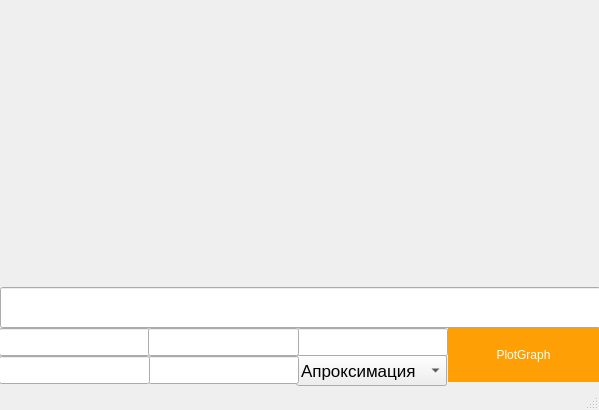
<?xml version="1.0" encoding="UTF-8"?>
<ui version="4.0">
 <class>GraphView</class>
 <widget class="QMainWindow" name="GraphView">
  <property name="geometry">
   <rect>
    <x>0</x>
    <y>0</y>
    <width>599</width>
    <height>410</height>
   </rect>
  </property>
  <property name="sizePolicy">
   <sizepolicy hsizetype="Fixed" vsizetype="Fixed">
    <horstretch>0</horstretch>
    <verstretch>0</verstretch>
   </sizepolicy>
  </property>
  <property name="minimumSize">
   <size>
    <width>599</width>
    <height>410</height>
   </size>
  </property>
  <property name="maximumSize">
   <size>
    <width>599</width>
    <height>410</height>
   </size>
  </property>
  <property name="windowTitle">
   <string>MainWindow</string>
  </property>
  <widget class="QWidget" name="centralwidget">
   <widget class="QComboBox" name="comboBox_2">
    <property name="geometry">
     <rect>
      <x>296</x>
      <y>355</y>
      <width>151</width>
      <height>31</height>
     </rect>
    </property>
    <property name="maximumSize">
     <size>
      <width>160</width>
      <height>16777215</height>
     </size>
    </property>
    <property name="font">
     <font>
      <pointsize>13</pointsize>
     </font>
    </property>
    <property name="toolTip">
     <string>&lt;html&gt;&lt;head/&gt;&lt;body&gt;&lt;p&gt;способотображения точек на графике&lt;/p&gt;&lt;/body&gt;&lt;/html&gt;</string>
    </property>
    <property name="styleSheet">
     <string notr="true"/>
    </property>
    <property name="iconSize">
     <size>
      <width>16</width>
      <height>30</height>
     </size>
    </property>
    <item>
     <property name="text">
      <string>Апроксимация</string>
     </property>
    </item>
    <item>
     <property name="text">
      <string>По точкам</string>
     </property>
    </item>
   </widget>
   <widget class="QDoubleSpinBox" name="doubleSpinBox_Xmax">
    <property name="geometry">
     <rect>
      <x>148</x>
      <y>355</y>
      <width>151</width>
      <height>30</height>
     </rect>
    </property>
    <property name="minimumSize">
     <size>
      <width>120</width>
      <height>30</height>
     </size>
    </property>
    <property name="maximumSize">
     <size>
      <width>152</width>
      <height>30</height>
     </size>
    </property>
    <property name="sizeIncrement">
     <size>
      <width>1</width>
      <height>1</height>
     </size>
    </property>
    <property name="baseSize">
     <size>
      <width>1</width>
      <height>1</height>
     </size>
    </property>
    <property name="toolTip">
     <string>&lt;html&gt;&lt;head/&gt;&lt;body&gt;&lt;p&gt;Область определения функции&lt;/p&gt;&lt;/body&gt;&lt;/html&gt;</string>
    </property>
    <property name="styleSheet">
     <string notr="true">color : #FFF</string>
    </property>
    <property name="buttonSymbols">
     <enum>QAbstractSpinBox::ButtonSymbols::NoButtons</enum>
    </property>
    <property name="prefix">
     <string>Xmax = </string>
    </property>
    <property name="decimals">
     <number>0</number>
    </property>
    <property name="minimum">
     <double>-1000000.000000000000000</double>
    </property>
    <property name="maximum">
     <double>1000000.000000000000000</double>
    </property>
    <property name="singleStep">
     <double>1.000000000000000</double>
    </property>
    <property name="value">
     <double>10.000000000000000</double>
    </property>
   </widget>
   <widget class="QDoubleSpinBox" name="doubleSpinBox_Ymin">
    <property name="geometry">
     <rect>
      <x>-1</x>
      <y>327</y>
      <width>151</width>
      <height>30</height>
     </rect>
    </property>
    <property name="minimumSize">
     <size>
      <width>120</width>
      <height>30</height>
     </size>
    </property>
    <property name="maximumSize">
     <size>
      <width>152</width>
      <height>30</height>
     </size>
    </property>
    <property name="toolTip">
     <string>&lt;html&gt;&lt;head/&gt;&lt;body&gt;&lt;p&gt;область значения функции&lt;/p&gt;&lt;/body&gt;&lt;/html&gt;</string>
    </property>
    <property name="styleSheet">
     <string notr="true">color : #FFF</string>
    </property>
    <property name="buttonSymbols">
     <enum>QAbstractSpinBox::ButtonSymbols::NoButtons</enum>
    </property>
    <property name="prefix">
     <string>Ymin = </string>
    </property>
    <property name="decimals">
     <number>0</number>
    </property>
    <property name="minimum">
     <double>-1000000.000000000000000</double>
    </property>
    <property name="maximum">
     <double>1000000.000000000000000</double>
    </property>
    <property name="value">
     <double>-10.000000000000000</double>
    </property>
   </widget>
   <widget class="QDoubleSpinBox" name="doubleSpinBox_Xmin">
    <property name="geometry">
     <rect>
      <x>-1</x>
      <y>355</y>
      <width>151</width>
      <height>30</height>
     </rect>
    </property>
    <property name="minimumSize">
     <size>
      <width>120</width>
      <height>30</height>
     </size>
    </property>
    <property name="maximumSize">
     <size>
      <width>152</width>
      <height>30</height>
     </size>
    </property>
    <property name="toolTip">
     <string>&lt;html&gt;&lt;head/&gt;&lt;body&gt;&lt;p&gt;Область определения функции&lt;/p&gt;&lt;/body&gt;&lt;/html&gt;</string>
    </property>
    <property name="styleSheet">
     <string notr="true">color : #FFF</string>
    </property>
    <property name="buttonSymbols">
     <enum>QAbstractSpinBox::ButtonSymbols::NoButtons</enum>
    </property>
    <property name="prefix">
     <string>Xmin = </string>
    </property>
    <property name="decimals">
     <number>0</number>
    </property>
    <property name="minimum">
     <double>-1000000.000000000000000</double>
    </property>
    <property name="maximum">
     <double>1000000.000000000000000</double>
    </property>
    <property name="value">
     <double>-10.000000000000000</double>
    </property>
   </widget>
   <widget class="QSpinBox" name="spinBox_points">
    <property name="geometry">
     <rect>
      <x>297</x>
      <y>327</y>
      <width>151</width>
      <height>30</height>
     </rect>
    </property>
    <property name="maximumSize">
     <size>
      <width>152</width>
      <height>16777215</height>
     </size>
    </property>
    <property name="toolTip">
     <string>&lt;html&gt;&lt;head/&gt;&lt;body&gt;&lt;p&gt;&lt;span style=&quot; font-size:12pt;&quot;&gt;Количество точек на графике&lt;/span&gt;&lt;/p&gt;&lt;/body&gt;&lt;/html&gt;</string>
    </property>
    <property name="styleSheet">
     <string notr="true">color : #FFF</string>
    </property>
    <property name="buttonSymbols">
     <enum>QAbstractSpinBox::ButtonSymbols::NoButtons</enum>
    </property>
    <property name="suffix">
     <string/>
    </property>
    <property name="prefix">
     <string>N = </string>
    </property>
    <property name="minimum">
     <number>1</number>
    </property>
    <property name="maximum">
     <number>10000000</number>
    </property>
    <property name="value">
     <number>1000</number>
    </property>
   </widget>
   <widget class="QDoubleSpinBox" name="doubleSpinBox_Ymax">
    <property name="geometry">
     <rect>
      <x>148</x>
      <y>327</y>
      <width>151</width>
      <height>30</height>
     </rect>
    </property>
    <property name="minimumSize">
     <size>
      <width>120</width>
      <height>30</height>
     </size>
    </property>
    <property name="maximumSize">
     <size>
      <width>152</width>
      <height>30</height>
     </size>
    </property>
    <property name="sizeIncrement">
     <size>
      <width>1</width>
      <height>1</height>
     </size>
    </property>
    <property name="baseSize">
     <size>
      <width>1</width>
      <height>1</height>
     </size>
    </property>
    <property name="toolTip">
     <string>&lt;html&gt;&lt;head/&gt;&lt;body&gt;&lt;p&gt;область значения функции&lt;/p&gt;&lt;/body&gt;&lt;/html&gt;</string>
    </property>
    <property name="styleSheet">
     <string notr="true">color : #FFF</string>
    </property>
    <property name="buttonSymbols">
     <enum>QAbstractSpinBox::ButtonSymbols::NoButtons</enum>
    </property>
    <property name="prefix">
     <string>Ymax = </string>
    </property>
    <property name="decimals">
     <number>0</number>
    </property>
    <property name="minimum">
     <double>-1000000.000000000000000</double>
    </property>
    <property name="maximum">
     <double>1000000.000000000000000</double>
    </property>
    <property name="value">
     <double>10.000000000000000</double>
    </property>
   </widget>
   <widget class="QCustomPlot" name="widget" native="true">
    <property name="geometry">
     <rect>
      <x>0</x>
      <y>0</y>
      <width>600</width>
      <height>287</height>
     </rect>
    </property>
    <property name="font">
     <font>
      <pointsize>5</pointsize>
     </font>
    </property>
    <property name="styleSheet">
     <string notr="true">QLabel {
  qproperty-alignment: 'AlignVCenter | AlignRight';
  border: 1px solid gray;
}

background-color : solid gray;</string>
    </property>
   </widget>
   <widget class="QPushButton" name="pushButton_graph">
    <property name="geometry">
     <rect>
      <x>448</x>
      <y>328</y>
      <width>151</width>
      <height>54</height>
     </rect>
    </property>
    <property name="maximumSize">
     <size>
      <width>152</width>
      <height>16777215</height>
     </size>
    </property>
    <property name="styleSheet">
     <string notr="true">QPushButton {
    border-radius: 0px;
    background-color: #FF9F06; /* Основной цвет фона */
    color: #FFF;
}

QPushButton:pressed {
    background-color: #CD8004; /* Цвет фона при нажатии */
}

QPushButton:hover {
    background-color: #FFBE56; /* Цвет фона при наведении курсора */
}</string>
    </property>
    <property name="text">
     <string>PlotGraph</string>
    </property>
   </widget>
   <widget class="QLineEdit" name="lineEdit">
    <property name="geometry">
     <rect>
      <x>0</x>
      <y>287</y>
      <width>601</width>
      <height>41</height>
     </rect>
    </property>
    <property name="font">
     <font>
      <pointsize>20</pointsize>
     </font>
    </property>
    <property name="styleSheet">
     <string notr="true">
QDoubleSpinBox {
    padding: 13px; /* Установите нужный отступ */
	border-radius: 0px;
	background-color : rgb(59, 60, 60);
	color : #FFF
}
QDoubleSpinBox:pressed {
    background-color: qlineargradient(x1: 0, y1: 0, x2: 2, y2: 2,
                                      stop: 0 #BEBEBE, stop: 1 #D7D7D7);
}

QDoubleSpinBox:hover {
    background-color : rgb(79, 80, 80);
}

</string>
    </property>
   </widget>
  </widget>
  <widget class="QStatusBar" name="statusbar"/>
 </widget>
 <customwidgets>
  <customwidget>
   <class>QCustomPlot</class>
   <extends>QWidget</extends>
   <header>qcustomplot.h</header>
   <container>1</container>
  </customwidget>
 </customwidgets>
 <resources/>
 <connections/>
</ui>
